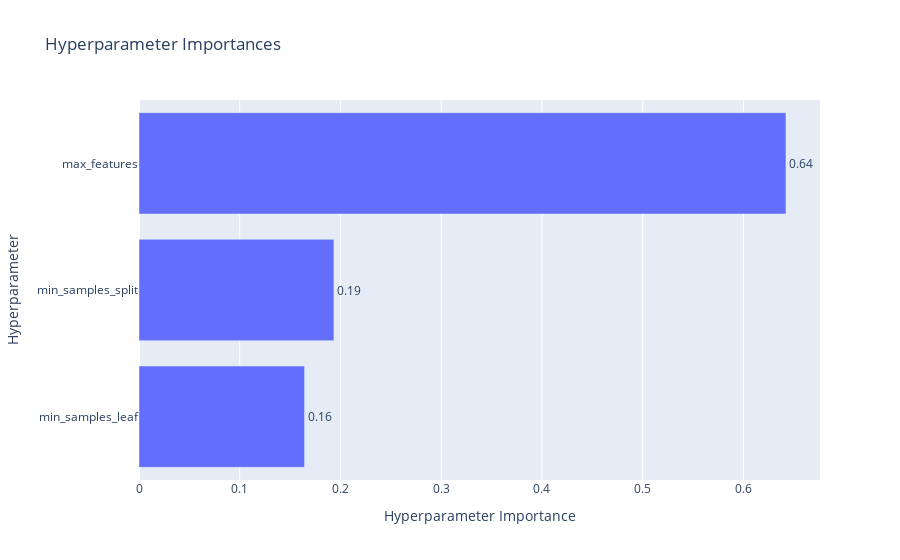

The notebook cell saved with this chart:
### Code cell
plot_param_importances(study)

### Figure 1 — Plotly figure (JSON) as saved in the notebook; plotly's stock layout.template omitted (floating-point values rounded to 4 significant figures)
{"data": [{"cliponaxis": false, "hovertemplate": ["min_samples_leaf (IntDistribution): 0.16432916061790495<extra></extra>", "min_samples_split (IntDistribution): 0.19350253105134824<extra></extra>", "max_features (FloatDistribution): 0.6421683083307468<extra></extra>"], "name": "Objective Value", "orientation": "h", "text": ["0.16", "0.19", "0.64"], "textposition": "outside", "type": "bar", "x": [0.1643, 0.1935, 0.6422], "y": ["min_samples_leaf", "min_samples_split", "max_features"]}], "layout": {"title": {"text": "Hyperparameter Importances"}, "xaxis": {"title": {"text": "Hyperparameter Importance"}}, "yaxis": {"title": {"text": "Hyperparameter"}}}}
